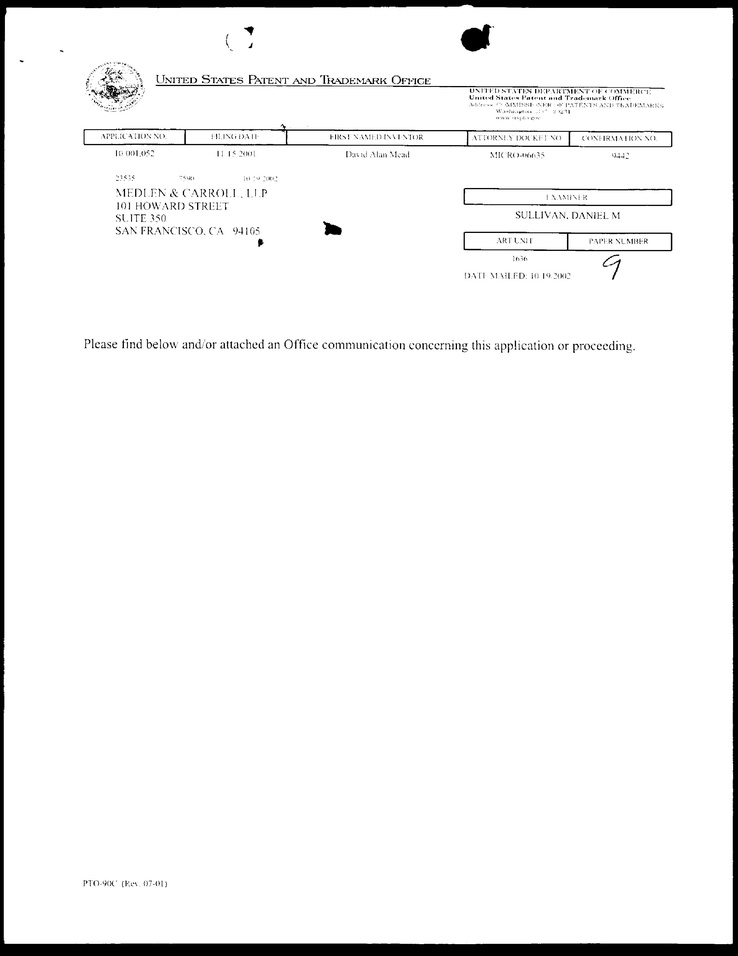
#> input picture images/0000.jpg, 738 x 956 px, shrunk from 2550 x 3300 before the run; its folder holds only this picture in this run
$ python image_process.py
#> lines starting #> are read from the running program, lines starting #| are printed output that depends on the picture; after the words box and inside, x2 and y2 are one past the last pixel; in counts of white or black regions, pixels touching at a corner belong together
import cv2
import numpy as np
#import matplotlib.pyplot as plt
import os

path1 = '../images'
path2 = 'processed_images'

listing = os.listdir(path1)
num_samples=len(listing)
print(num_samples)

for file in listing:
    print(file)
    image = cv2.imread(path1 + '/' + file, cv2.IMREAD_GRAYSCALE)
#> image is the input picture: shape (956, 738); min 0, max 255, mean 243.4
    (thresh, im_bw) = cv2.threshold(image, 128, 255, cv2.THRESH_BINARY | cv2.THRESH_OTSU)
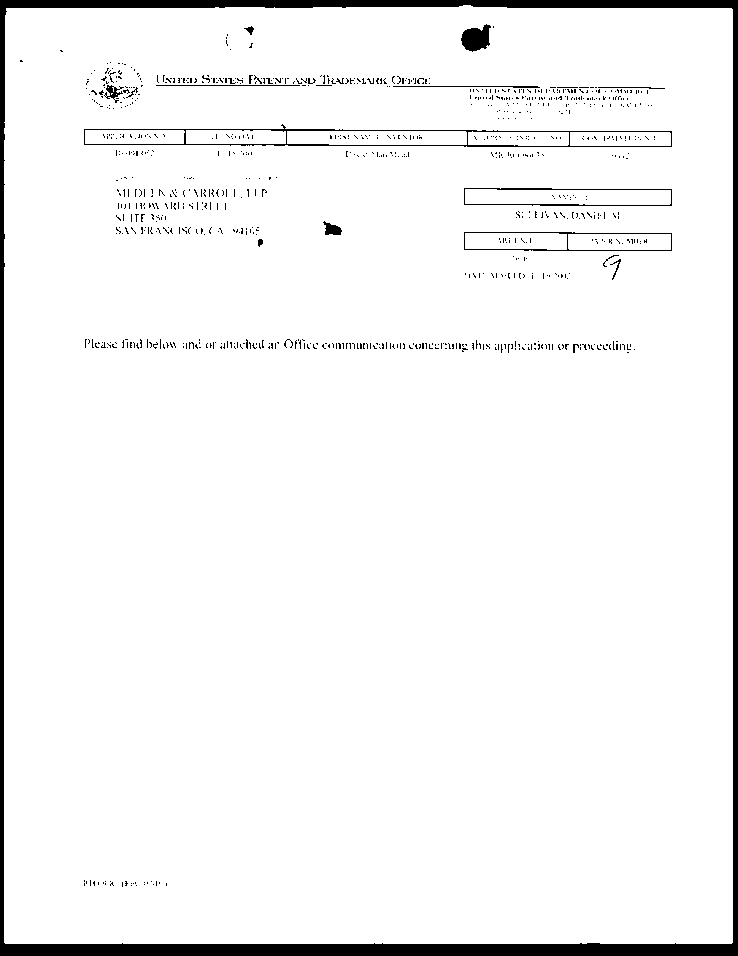
#> im_bw: shape (956, 738); 95.6% white; 899 black regions (878 under 20 px), largest, box (x1, y1, x2, y2) and area: (0, 0, 738, 956) 23093, (84, 124, 672, 147) 1488, (461, 24, 491, 52) 566
#> thresh = 136
    kernel = np.ones((2,2),np.uint8)
    erosion = cv2.erode(im_bw,kernel,iterations = 1)
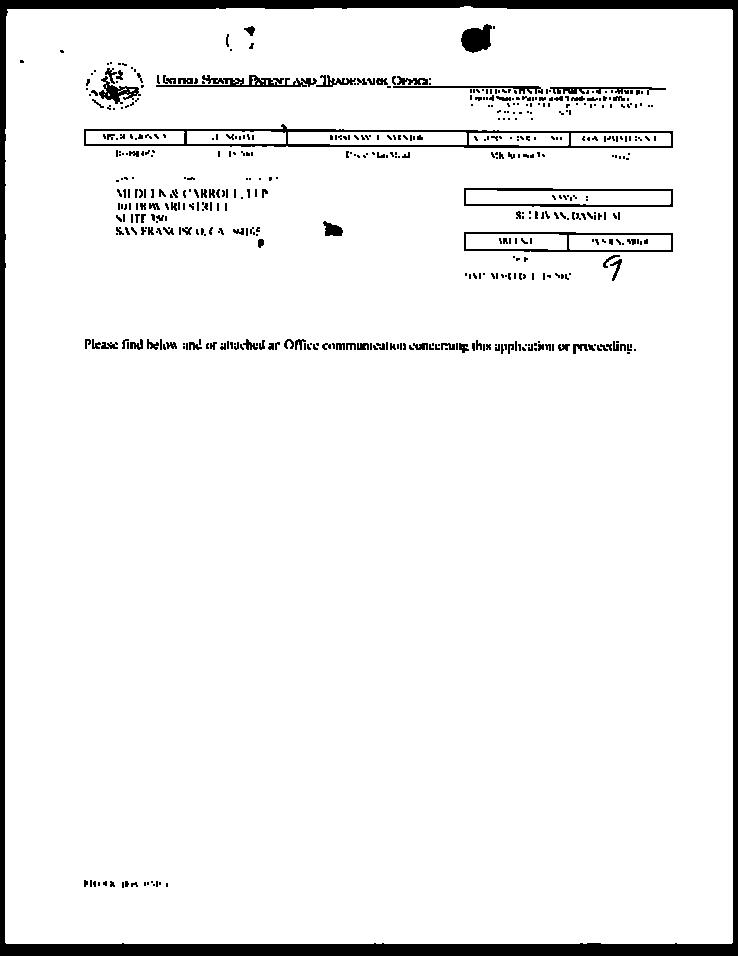
#> erosion: shape (956, 738); 94.2% white; 516 black regions (379 under 20 px), largest, box (x1, y1, x2, y2) and area: (0, 0, 738, 956) 24777, (84, 124, 673, 148) 2769, (464, 188, 673, 207) 994
    kernel = np.ones((1,1),np.uint8)
    erosion = cv2.erode(erosion,kernel,iterations = 2)
    cv2.imwrite(path2 + '/' + file, erosion)

$ run again, on images/0004.jpg
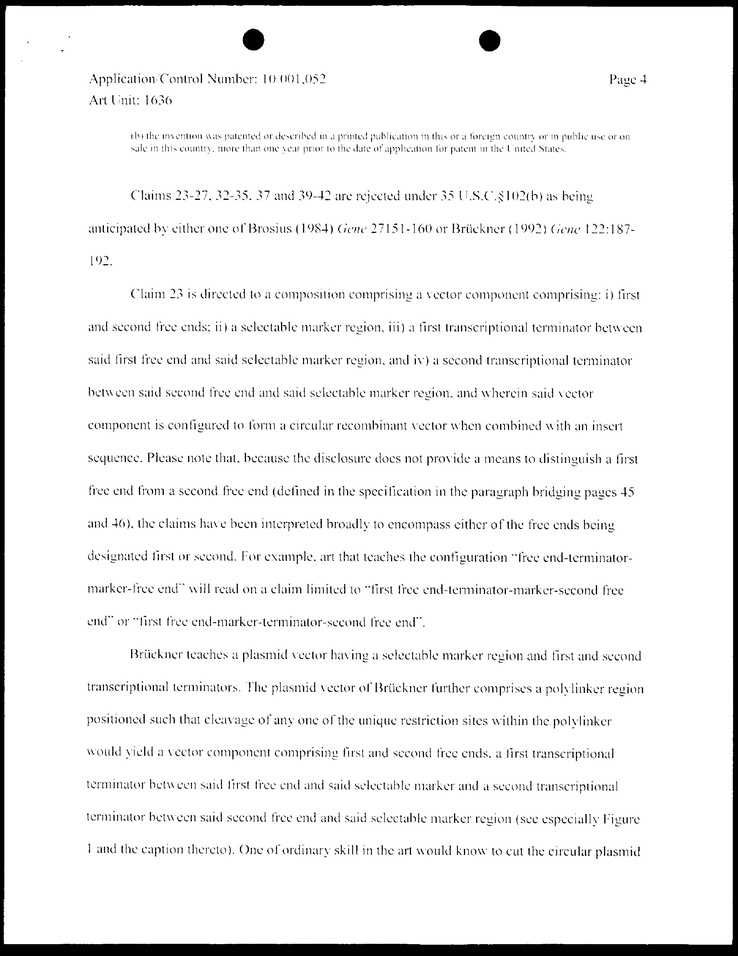
#> input picture images/0004.jpg, 738 x 956 px, shrunk from 2550 x 3300 before the run
#> image is the input picture: shape (956, 738); min 0, max 255, mean 239.8
#> `(thresh, im_bw) = cv2.threshold(image, 128, 255, cv2.THRESH_BINARY | c..`:
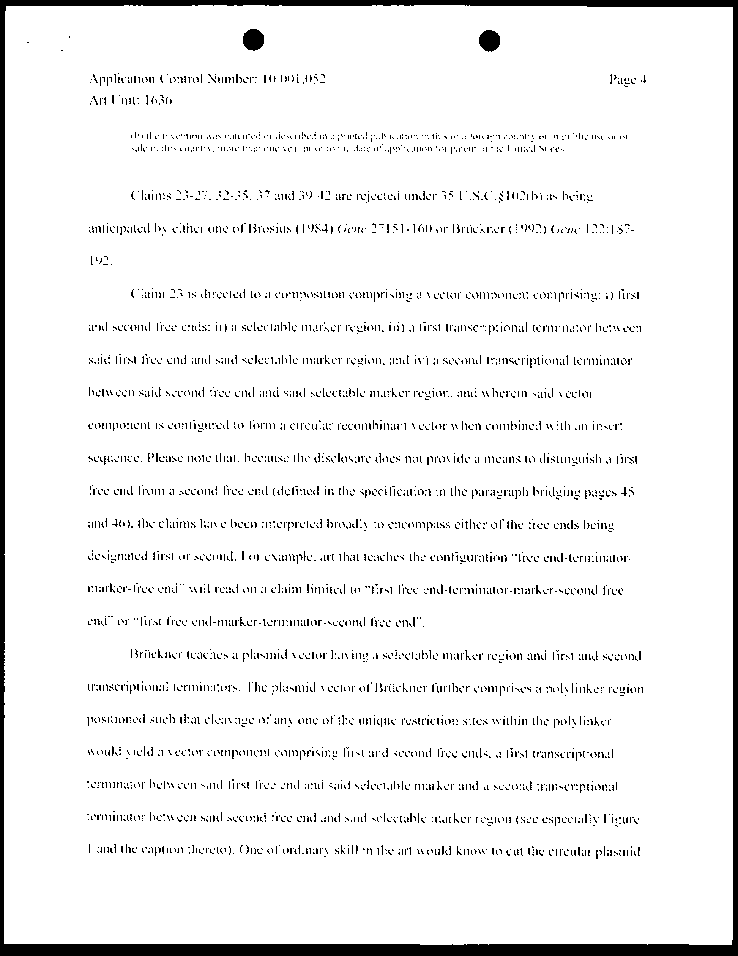
#> im_bw: shape (956, 738); 94% white; 3681 black regions (3673 under 20 px), largest, box (x1, y1, x2, y2) and area: (0, 0, 738, 956) 22313, (243, 29, 264, 51) 366, (479, 30, 500, 52) 359
#> thresh = 147
#> `erosion = cv2.erode(im_bw,kernel,iterations = 1)`:
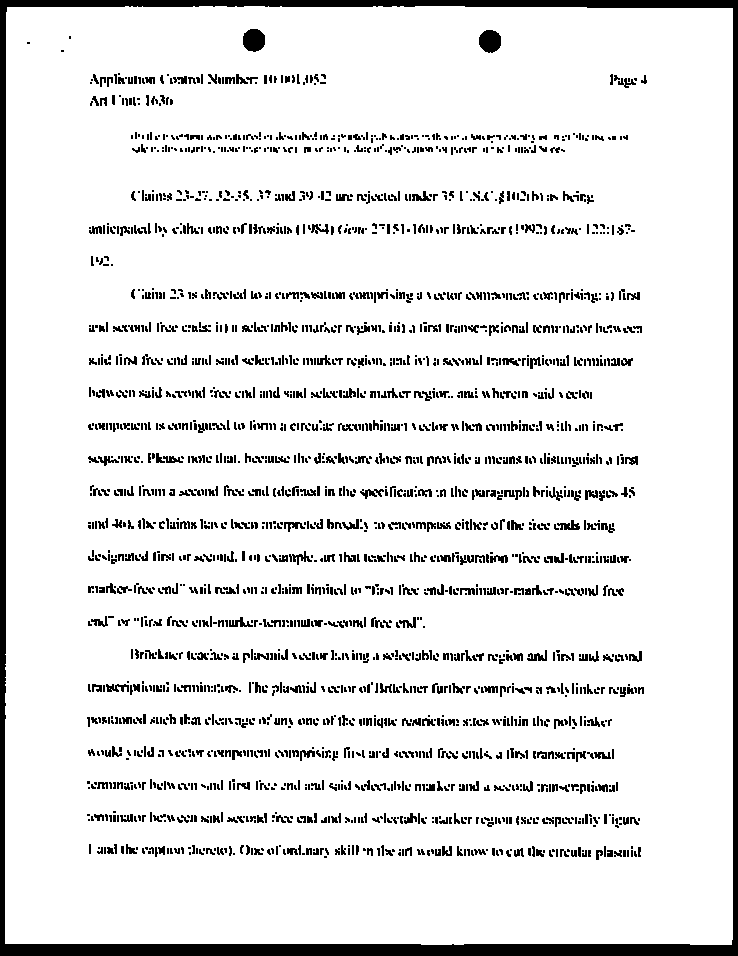
#> erosion: shape (956, 738); 90% white; 2367 black regions (1488 under 20 px), largest, box (x1, y1, x2, y2) and area: (0, 0, 738, 956) 24019, (243, 29, 265, 52) 410, (479, 30, 501, 53) 404

$ run again, on images/0005.jpg
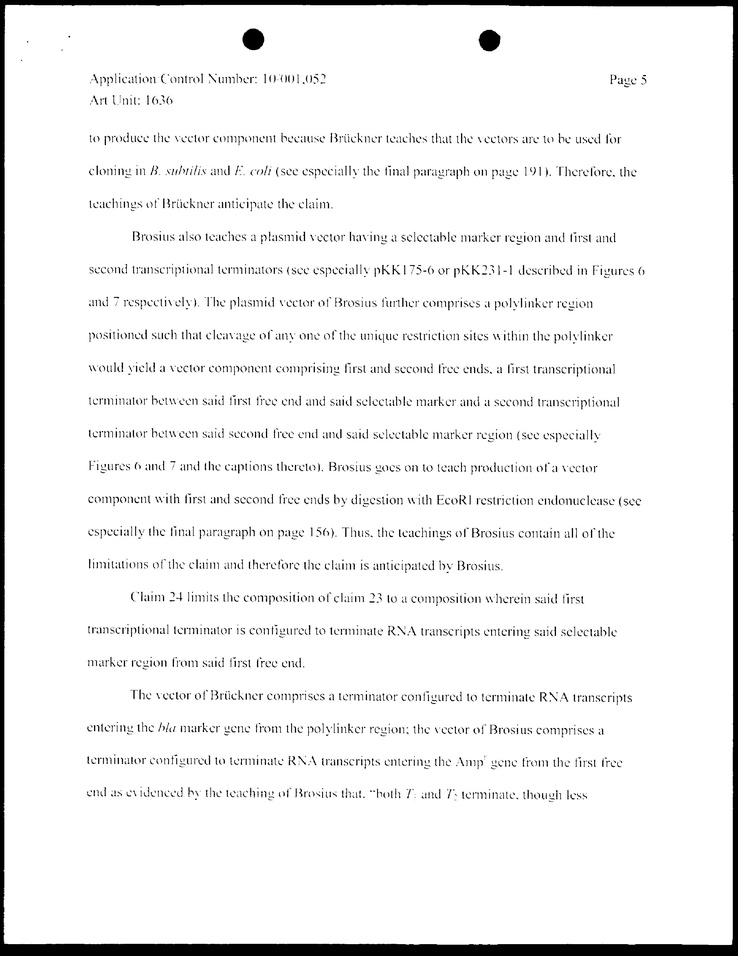
#> input picture images/0005.jpg, 738 x 956 px, shrunk from 2550 x 3300 before the run
#> image is the input picture: shape (956, 738); min 0, max 255, mean 240.4
#> `(thresh, im_bw) = cv2.threshold(image, 128, 255, cv2.THRESH_BINARY | c..`:
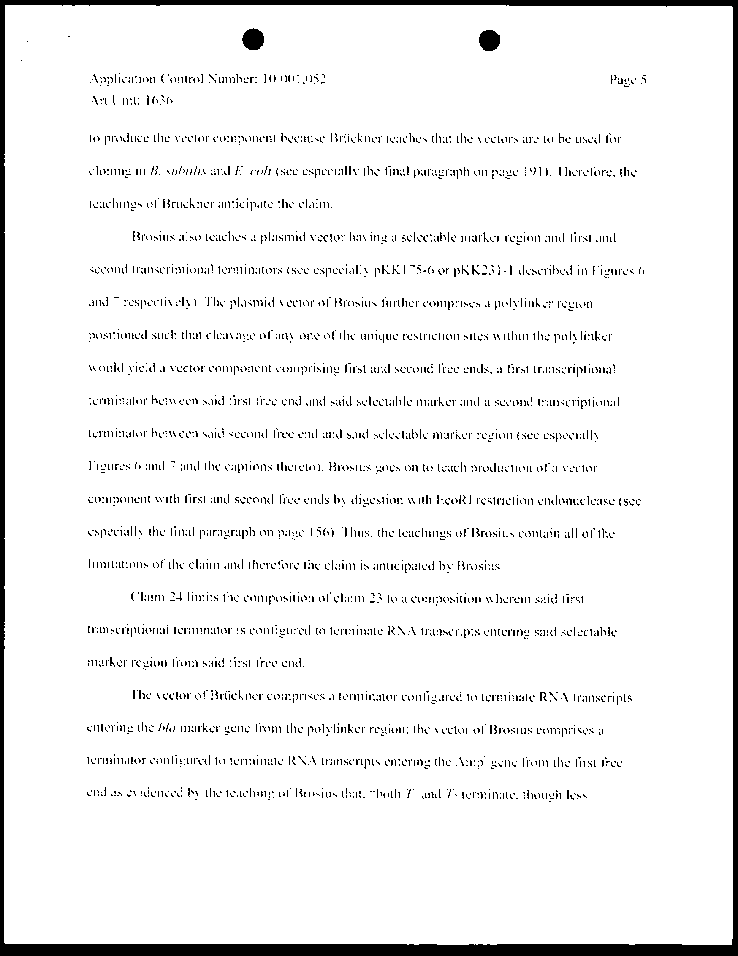
#> im_bw: shape (956, 738); 94.2% white; 3291 black regions (3280 under 20 px), largest, box (x1, y1, x2, y2) and area: (0, 0, 738, 956) 21751, (242, 28, 264, 50) 371, (479, 30, 500, 51) 357
#> thresh = 147
#> `erosion = cv2.erode(im_bw,kernel,iterations = 1)`:
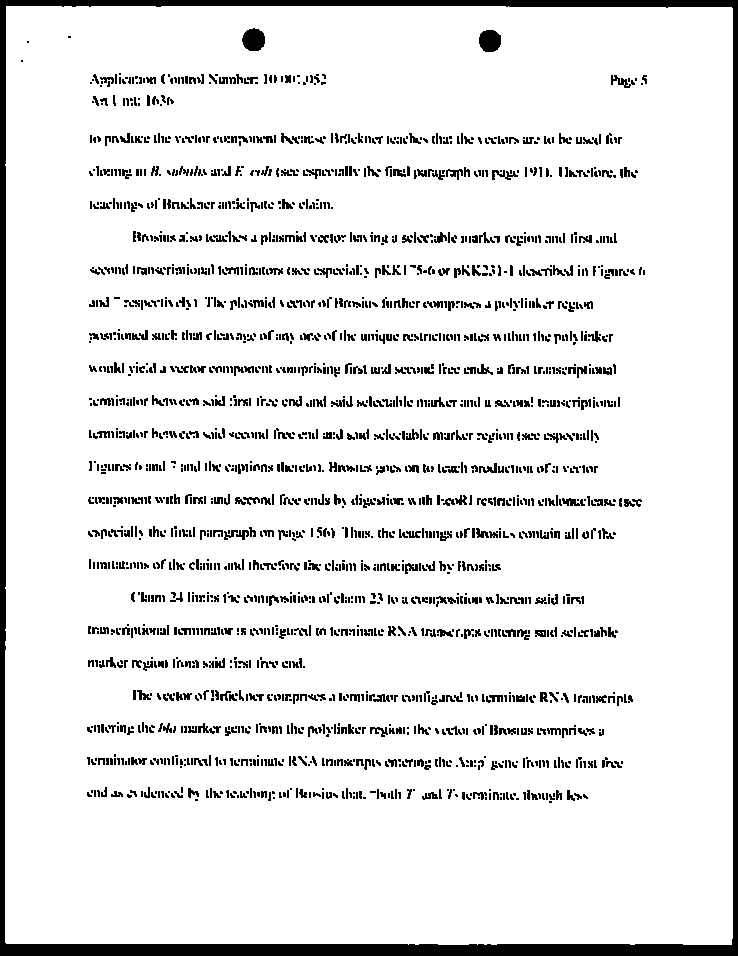
#> erosion: shape (956, 738); 90.5% white; 2121 black regions (1290 under 20 px), largest, box (x1, y1, x2, y2) and area: (0, 0, 738, 956) 23445, (242, 28, 265, 51) 416, (479, 30, 501, 52) 400

$ run again, on images/0006.jpg
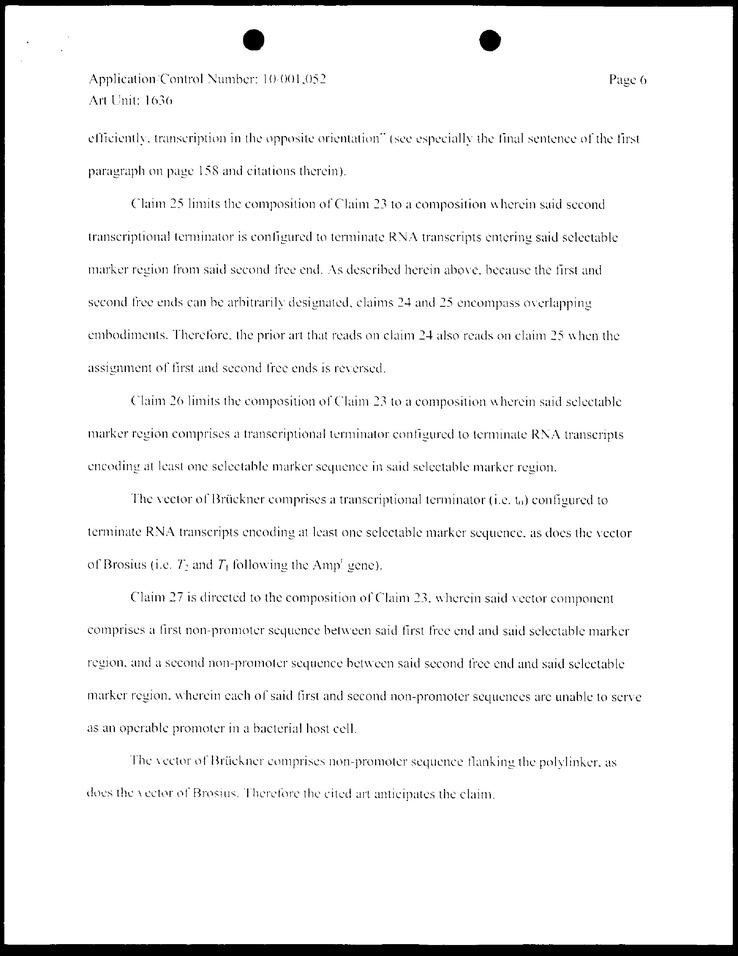
#> input picture images/0006.jpg, 738 x 956 px, shrunk from 2550 x 3300 before the run
#> image is the input picture: shape (956, 738); min 0, max 255, mean 240.7
#> `(thresh, im_bw) = cv2.threshold(image, 128, 255, cv2.THRESH_BINARY | c..`:
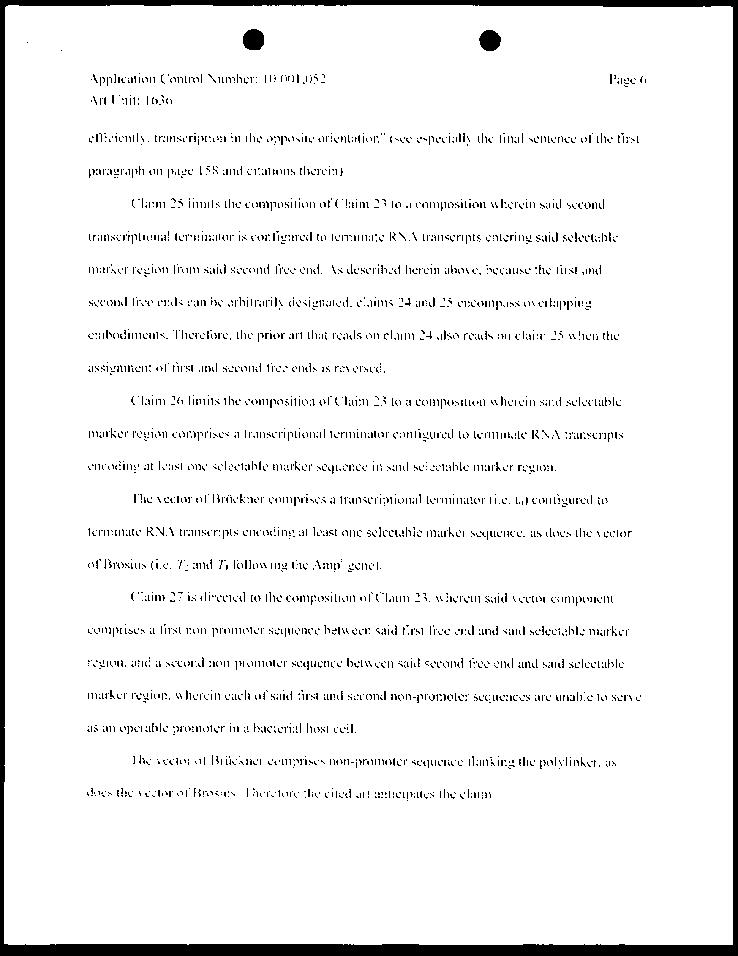
#> im_bw: shape (956, 738); 94.3% white; 3149 black regions (3141 under 20 px), largest, box (x1, y1, x2, y2) and area: (0, 0, 738, 956) 21981, (243, 29, 264, 50) 369, (479, 30, 501, 51) 357
#> thresh = 146
#> `erosion = cv2.erode(im_bw,kernel,iterations = 1)`:
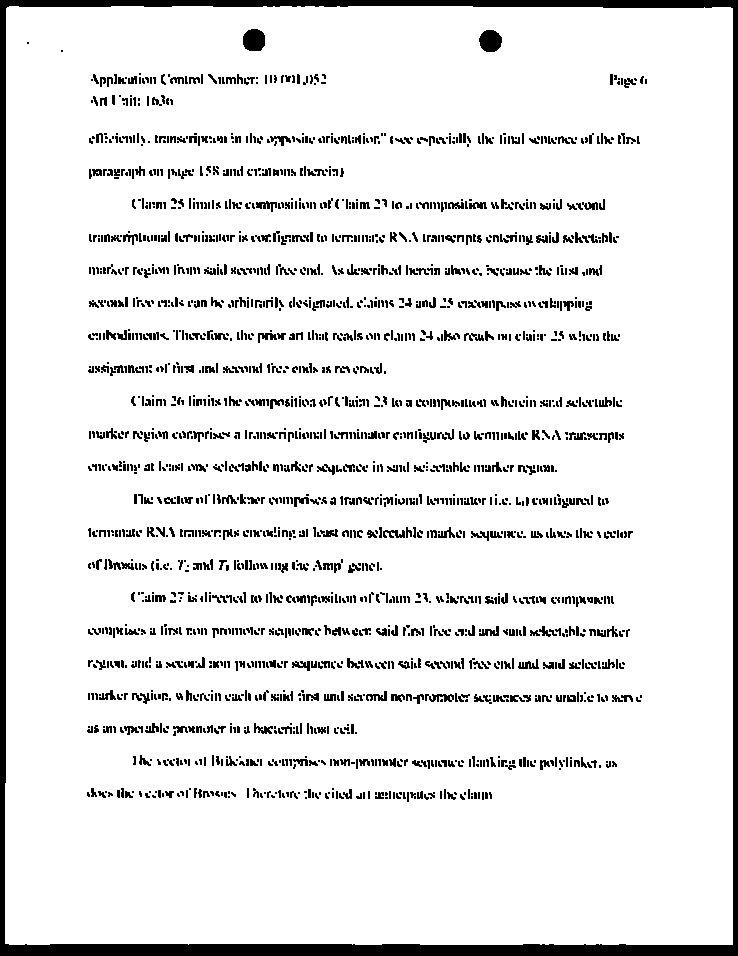
#> erosion: shape (956, 738); 90.8% white; 1988 black regions (1211 under 20 px), largest, box (x1, y1, x2, y2) and area: (0, 0, 738, 956) 23688, (243, 29, 265, 51) 412, (479, 30, 502, 52) 401
